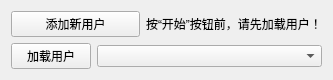
  <widget class="QWidget" name="layoutWidget">
   <property name="geometry">
    <rect>
     <x>970</x>
     <y>380</y>
     <width>333</width>
     <height>58</height>
    </rect>
   </property>
   <layout class="QVBoxLayout" name="verticalLayout_5">
    <item>
     <layout class="QHBoxLayout" name="horizontalLayout_7">
      <item>
       <widget class="QPushButton" name="addUser">
        <property name="focusPolicy">
         <enum>Qt::NoFocus</enum>
        </property>
        <property name="text">
         <string>添加新用户</string>
        </property>
       </widget>
      </item>
      <item>
       <widget class="QLabel" name="dataStatus">
        <property name="text">
         <string>按“开始”按钮前，请先加载用户！</string>
        </property>
       </widget>
      </item>
     </layout>
    </item>
    <item>
     <layout class="QHBoxLayout" name="horizontalLayout_3">
      <item>
       <widget class="QPushButton" name="loadUser">
        <property name="enabled">
         <bool>true</bool>
        </property>
        <property name="sizePolicy">
         <sizepolicy hsizetype="Fixed" vsizetype="Fixed">
          <horstretch>0</horstretch>
          <verstretch>0</verstretch>
         </sizepolicy>
        </property>
        <property name="focusPolicy">
         <enum>Qt::NoFocus</enum>
        </property>
        <property name="text">
         <string>加载用户</string>
        </property>
       </widget>
      </item>
      <item>
       <widget class="QComboBox" name="userList">
        <property name="focusPolicy">
         <enum>Qt::NoFocus</enum>
        </property>
       </widget>
      </item>
     </layout>
    </item>
   </layout>
  </widget>
